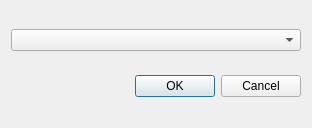
<?xml version="1.0" encoding="UTF-8"?>
<ui version="4.0">
 <class>KeywordInput</class>
 <widget class="QDialog" name="KeywordInput">
  <property name="geometry">
   <rect>
    <x>0</x>
    <y>0</y>
    <width>312</width>
    <height>128</height>
   </rect>
  </property>
  <property name="windowTitle">
   <string>Dialog</string>
  </property>
  <layout class="QGridLayout" name="gridLayout">
   <item row="1" column="1">
    <widget class="QDialogButtonBox" name="buttonBox">
     <property name="orientation">
      <enum>Qt::Horizontal</enum>
     </property>
     <property name="standardButtons">
      <set>QDialogButtonBox::Cancel|QDialogButtonBox::Ok</set>
     </property>
    </widget>
   </item>
   <item row="1" column="0">
    <spacer name="horizontalSpacer">
     <property name="orientation">
      <enum>Qt::Horizontal</enum>
     </property>
     <property name="sizeHint" stdset="0">
      <size>
       <width>40</width>
       <height>20</height>
      </size>
     </property>
    </spacer>
   </item>
   <item row="0" column="0" colspan="2">
    <widget class="QComboBox" name="comboBox"/>
   </item>
  </layout>
 </widget>
 <resources/>
 <connections>
  <connection>
   <sender>buttonBox</sender>
   <signal>accepted()</signal>
   <receiver>KeywordInput</receiver>
   <slot>accept()</slot>
   <hints>
    <hint type="sourcelabel">
     <x>248</x>
     <y>254</y>
    </hint>
    <hint type="destinationlabel">
     <x>157</x>
     <y>274</y>
    </hint>
   </hints>
  </connection>
  <connection>
   <sender>buttonBox</sender>
   <signal>rejected()</signal>
   <receiver>KeywordInput</receiver>
   <slot>reject()</slot>
   <hints>
    <hint type="sourcelabel">
     <x>316</x>
     <y>260</y>
    </hint>
    <hint type="destinationlabel">
     <x>286</x>
     <y>274</y>
    </hint>
   </hints>
  </connection>
 </connections>
</ui>
